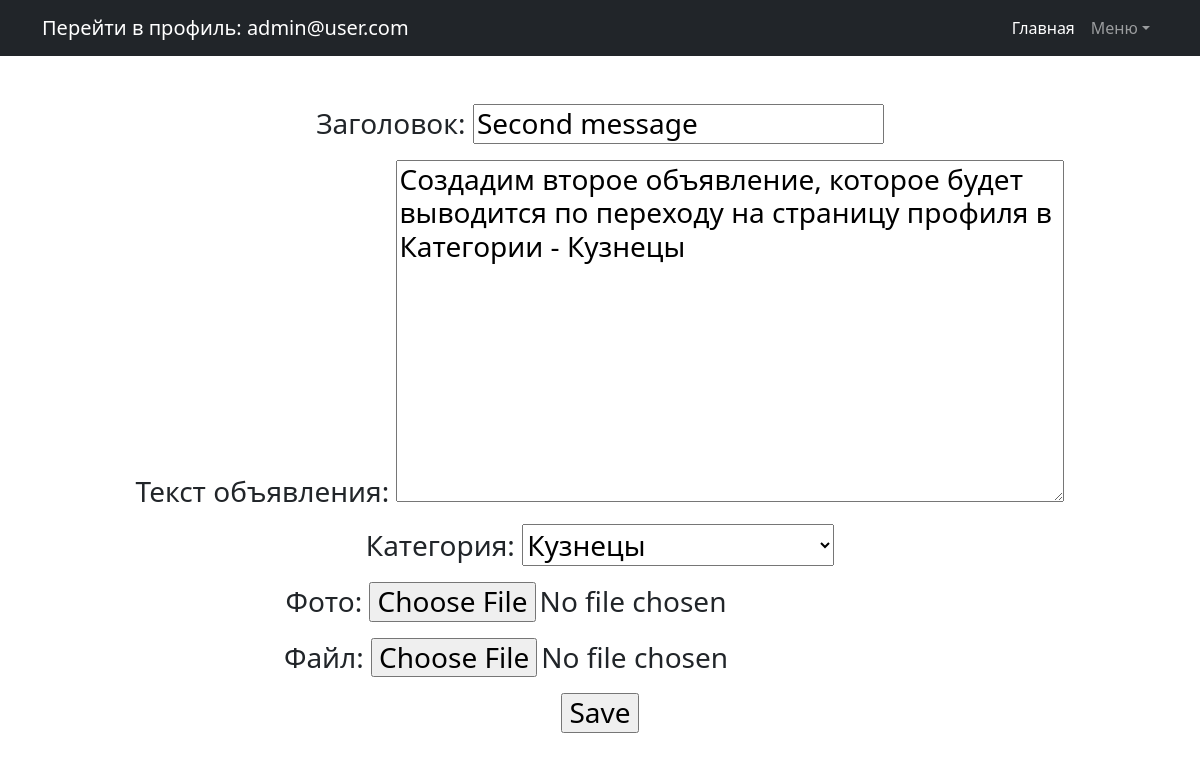
The app's page /messages/14/edit/ (signed in) with its own data.
### Board/models.py (models this page shows, shortened)
class Message(models.Model):
    VARIETY = (
        ('Tanks', 'Танки'),
        ('Healers', 'Хилы'),
        ('DD', 'ДД'),
        ('Traders', 'Торговцы'),
        ('Gildmasters', 'Гилдмастеры'),
        ('Questgivers', 'Квестгиверы'),
        ('Blacksmiths', 'Кузнецы'),
        ('Tanners', 'Кожевники'),
        ('PotionMakers', 'Зельевары'),
        ('SpellMasters', 'Мастера заклинаний'),
    )
    message_header = models.CharField(max_length=255, default='', verbose_name='Заголовок')  # Заголовок объявления
    message_text = models.TextField(default="", verbose_name='Текст объявления')  # Текстовое содержимое объявления
    data_create = models.DateTimeField(auto_now_add=True, verbose_name='Дата создания')  # Дата создания объявления
    category = models.CharField(max_length=20, choices=VARIETY, default='Tanks', blank=False, verbose_name='Категория')
    files = models.FileField(upload_to='files/%Y/%m/%d', verbose_name='Файл',
                             default=None, null=True, blank=True)
    photo = models.ImageField(upload_to='photos/%Y/%m/%d', verbose_name='Фото',
                              default=None, null=True, blank=True)
    message_user = models.ForeignKey(User, related_name='m_user', on_delete=models.CASCADE)

### Board/views.py (the view)
# urls.py: path('messages/<int:pk>/edit/', MessageEdit.as_view(), name='message_edit'),  # редактирование Объявления
class MessageEdit(PermissionRequiredMixin, UpdateView):
    raise_exception = False
    permission_required = ('Board.change_message',)
    form_class = MessageForm
    model = Message
    template_name = 'Message_edit.html'

### Board/forms.py (shortened to what this page needs)
class MessageForm(forms.ModelForm):
    class Meta:
        model = Message
        template_name = 'message_create.html'
        fields = [
            'message_header',
            'message_text',
            'category',
            'photo',
            'files',
        ]

### templates/message_edit.html (shortened to what this page needs)
{% extends 'default.html' %}
{% block content %}
    <form action="" method="post">
        {{ form.as_p }}
        <input type="submit" value="Save" />
    </form>
{% endblock content %}

### templates/default.html (shortened to what this page needs)
<!DOCTYPE html>
<html lang="en">
    <head>
        {% load static %}
        <link href="{% static 'css/styles.css' %}" rel="stylesheet" />
    </head>
    <body>
        <nav class="navbar navbar-expand-lg navbar-dark bg-dark">
            <div class="container">
                {% if user.is_authenticated %}
                    <a class="navbar-brand" href="{% url 'profile' %}">Перейти в профиль: {{request.user.email}}</a>
                {% else %}
                    <div class="navbar-brand">Не авторизованный пользователь:
                        <a class="navbar-brand" href="{% url 'register' %}">Зарегистрируйтесь</a>
                        или
                        <a class="navbar-brand" href="{% url 'login' %}">Войдите на портал</a>
                    </div>
                {% endif %}
                <div class="collapse navbar-collapse" id="navbarSupportedContent">
                    <ul class="navbar-nav ms-auto mb-2 mb-lg-0">
                        <li class="nav-item"><a class="nav-link active" aria-current="page" href="{% url 'message_list' %}">Главная</a></li>
                        <li class="nav-item dropdown">
                            <a class="nav-link dropdown-toggle" id="navbarDropdown" href="#" role="button" data-bs-toggle="dropdown" aria-expanded="true">Меню</a>
                        </li>
                    </ul>
                </div>
            </div>
        </nav>
        <div class="container">
            <div class="text-center mt-5">
                <h3>{% block content %}{{ flatpage.content }}{% endblock content %}</h3>
            </div>
        </div>
    </body>
</html>

### records on screen
Message: message_header "Second message", message_text "Создадим второе объявление, которое будет выводится по переходу на страницу профиля в Категории - Кузнецы", category "Кузнецы"

### other values on screen
{{ request.user.email }} "admin@user.com"
